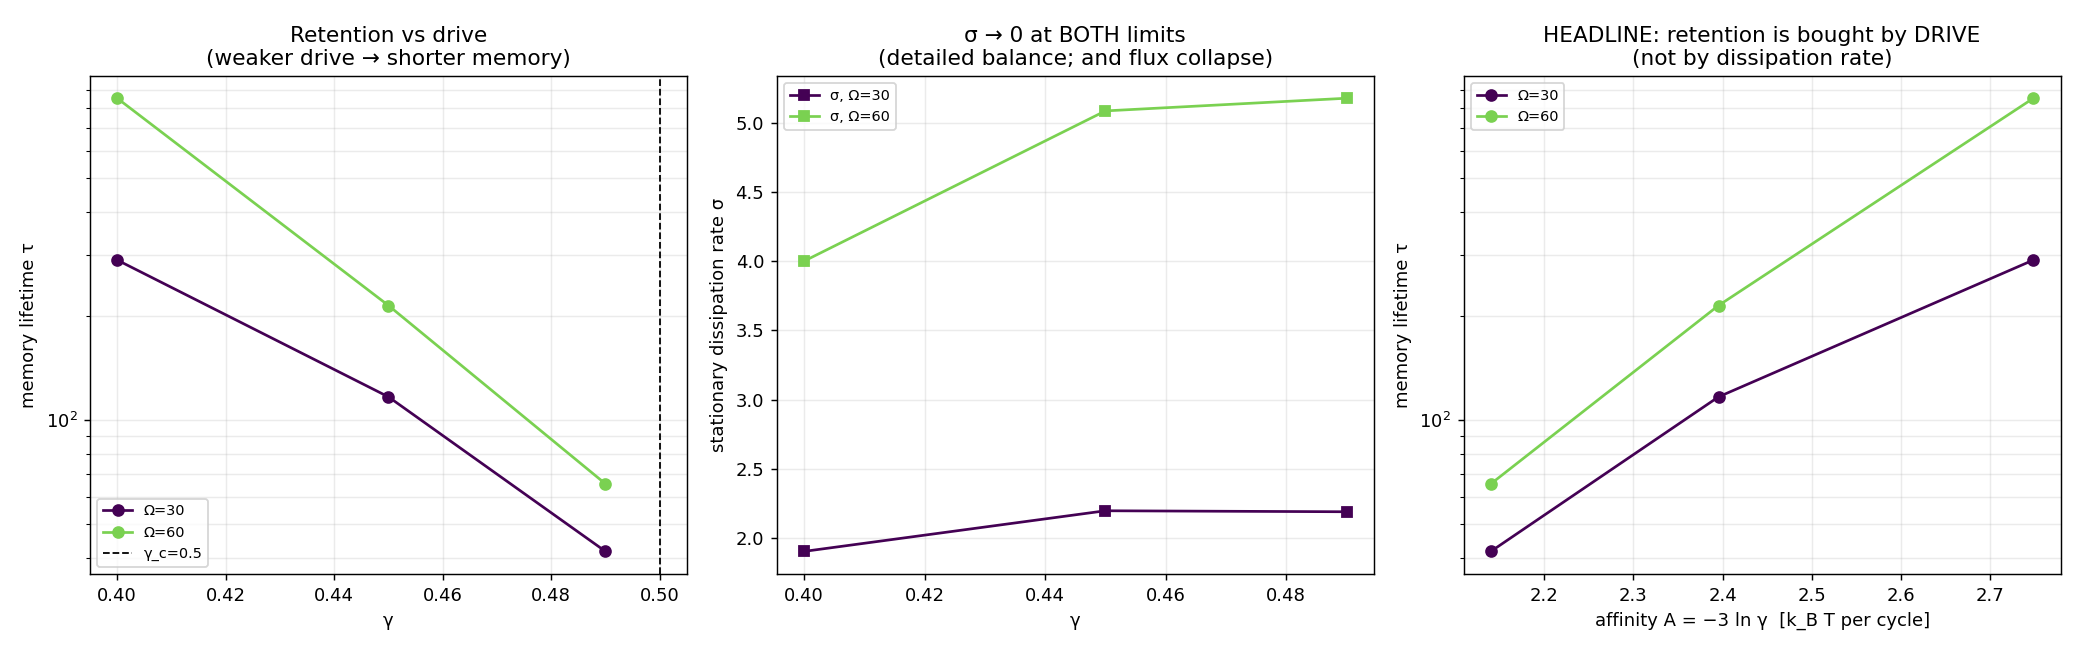

This chart was generated by the following Python code:
"""Part B: what does REMEMBERING a decision require?

At finite gamma a decided state is only metastable: the reverse reactions
regenerate B and let the loser take over, so the memory has a finite lifetime tau.
For each gamma we solve the exact CME for the mean first-passage time from the
positive attractor to the opposite side, and the stationary entropy-production
rate sigma.

WHY THE QUESTION IS PHRASED AS "WHAT DRIVE", NOT "WHAT POWER":

  * sigma -> 0 in BOTH limits: at gamma=1 by detailed balance, and as gamma->0
    because sigma = A*J and the cycle flux J collapses faster than A = -3 ln gamma
    grows. It peaks in the middle.
  * sigma and tau move in OPPOSITE directions across the bistable range, so
    "power buys retention" is false. But note sigma is a rate and tau a time --
    that pairing is not a correlation. The dimensionless product sigma*tau (total
    dissipation per lifetime) is monotone and reads the other way.

So the honest headline is tau against the DRIVE (gamma, or the affinity A), with
sigma reported alongside as the transient price and sigma*tau as the cost-like
observable. The zero-power memory limit is the textbook ideal zero-leak ratchet
(gamma->0 is a singular limit where the states become absorbing, and gamma->0 IS
A->infinity) -- not a new result.

The CME is the primary instrument here because it is EXACT and one solve gives the
whole first-passage field -- not because it is faster. (An earlier docstring claimed
SSA would need "hundreds of hours" at Omega=120; measured, one flip at gamma=0.35
costs 5.5 minutes. SSA only becomes hopeless at gamma <= 0.30, which is where this
solve's own validity guard rejects the answer.) SSA cross-checks are Plan 2.

    python -m experiments.dissipation_memory
"""

from __future__ import annotations

import argparse
import json
import os

import numpy as np

from crnl.cme import ep_rate, first_passage
from crnl.networks.am_reversible import (
    GAMMA_C,
    am_reversible,
    cycle_affinity,
    delta_star,
    fixed_points,
    reverse_pairing,
)
from crnl.stochastic import seed_for
from crnl.thermo import gillespie_instrumented
from crnl.vectorized import compile_network

STEPS_PER_SECOND = 84_000.0      # measured on this engine, reversible AM
STEPS_PER_UNIT_TIME = 0.4        # x Omega; measured 0.38-0.48 across (gamma, Omega)


def ssa_flip_rate(gamma: float, omega: int, tau_cme: float, max_seconds: float,
                  seed: int = 0, theta_frac: float = 0.7,
                  target_flips: int = 30, n_seeds: int = 8) -> dict:
    """Measure the flip rate by SSA and compare with 1/tau from the CME.

    GATED ON THE CME, BY DESIGN: the exact tau prices the run BEFORE paying for
    it. And the budget is ENFORCED, not merely accepted -- an earlier draft took
    max_seconds as an argument and never used it, so raising it to 3600 admitted
    a 1.8 h run with max_steps as the only backstop.

    CONVENTION: FlipCounter counts ONE-WAY crossings, so flips/T -> 1/tau.
    Using 1/(2 tau) (the ROUND-TRIP rate) halves tau_ssa and was measured to
    give ratios of 0.37-0.58 with 52-82 flips -- a false alarm outside sampling
    An arm-vs-attractor offset was PREDICTED (the flip clock starts at the arm,
    the CME's tau at the attractor) and estimated at 0.77-0.85 from direct
    MFPT-from-arm runs. Seed-averaged measurement does NOT show it: six points
    give 0.946/0.980/0.964/1.043/1.038/0.868, mean 0.97, every one within ~1.5
    SEM of 1.0. The prediction confused two different quantities -- an MFPT from
    the arm is not the mean time between crossings of a long stationary
    trajectory, which is dominated by the full dwell near the attractor. Expect
    ~1.0; a systematic 0.8 would now be evidence of a real problem.

    AVERAGES OVER n_seeds INDEPENDENT TRAJECTORIES, and this is not optional.
    A single trajectory carrying ~30 flips has a measured spread of sd = 0.16 to
    0.32 in the ratio tau_SSA/tau_CME, so an individual point lands anywhere in
    [0.64, 1.58] with no bug present at all -- a first run of this sweep produced
    exactly two such outliers (1.50 at Omega=60 gamma=0.45, 1.58 at Omega=120
    gamma=0.49) and they were pure sampling noise: the SAME points over 8 seeds
    give 0.950 +- 0.091 and 1.047 +- 0.112. Reporting one trajectory would mean
    publishing the tail of a distribution as if it were a measurement, and would
    make any real factor-level discrepancy indistinguishable from luck.
    """
    arm = theta_frac * delta_star(gamma)
    net = am_reversible(gamma)
    pairing = reverse_pairing(net)
    comp = compile_network(net, float(omega))

    att = [f for f in fixed_points(gamma) if f["kind"] == "attractor"]
    hi = max(att, key=lambda f: f["x"])
    n_x = int(round(hi["x"] * omega))
    n_b = int(round(hi["b"] * omega))
    start = np.array([n_x, omega - n_x - n_b, n_b], dtype=np.int64)

    t_needed = tau_cme * target_flips
    # hard cap from the budget, SHARED across the seeds so the total run cannot
    # outlive it -- a per-seed cap would silently cost n_seeds times the budget.
    max_steps = max(1, int(max_seconds * STEPS_PER_SECOND / n_seeds))

    taus, flips_all, steps_all, budget_hit = [], [], [], False
    for s in range(n_seeds):
        r = gillespie_instrumented(comp, start, seed_for(omega, s, base=seed),
                                   pairing, flip_arm=arm, omega=omega,
                                   t_max=t_needed, max_steps=max_steps,
                                   species=list(net.species))
        flips_all.append(r.flips)
        steps_all.append(r.steps)
        budget_hit |= r.steps >= max_steps
        if r.flips > 0 and r.t_final > 0:
            taus.append(r.t_final / r.flips)          # = 1 / rate

    total_flips = int(sum(flips_all))
    if not taus:
        nan = float("nan")
        return {"flips": total_flips, "n_seeds": n_seeds, "tau_ssa": nan,
                "tau_ssa_sem": nan, "flip_rate": nan, "enough": False,
                "budget_hit": budget_hit, "t_target": t_needed,
                "steps": int(sum(steps_all))}
    taus = np.array(taus)
    mean = float(taus.mean())
    sem = float(taus.std(ddof=1) / np.sqrt(len(taus))) if len(taus) > 1 else 0.0
    return {
        "flips": total_flips, "n_seeds": n_seeds, "seeds_used": len(taus),
        "steps": int(sum(steps_all)),
        "tau_ssa": mean, "tau_ssa_sem": sem,
        "flip_rate": 1.0 / mean if mean > 0 else float("nan"),
        # 10 flips was the old single-trajectory bar; with n_seeds trajectories
        # the meaningful quantity is the pooled count.
        "enough": total_flips >= 60 and len(taus) >= 3,
        "budget_hit": budget_hit, "t_target": t_needed,
    }


def run_point(gamma: float, omega: int, theta_frac: float = 0.7) -> dict:
    net = am_reversible(gamma)
    pairing = reverse_pairing(net)
    A = cycle_affinity(net, pairing)

    # start at the positive attractor, rounded onto the integer lattice
    att = [f for f in fixed_points(gamma) if f["kind"] == "attractor"]
    hi = max(att, key=lambda f: f["x"])
    n_x = int(round(hi["x"] * omega))
    n_b = int(round(hi["b"] * omega))
    n_y = omega - n_x - n_b
    start = np.array([n_x, n_y, n_b], dtype=np.int64)

    # a flip is crossing to the far side of the landscape
    theta = theta_frac * delta_star(gamma)

    def absorbing(n):
        return (int(n[0]) - int(n[1])) <= -theta * omega

    fp = first_passage(net, omega, float(omega), start, absorbing, pairing)
    sigma = ep_rate(net, omega, float(omega), pairing)
    tau = fp["mean_time"]
    return {
        "gamma": gamma,
        "affinity": A,
        "omega": omega,
        "start": start.tolist(),
        "theta": theta,
        "tau": tau,
        "sigma": sigma,
        "sigma_tau": sigma * tau if fp["valid"] else float("nan"),
        # ONE-WAY crossing rate, matching FlipCounter's convention and the SSA
        # cross-check above. 1/(2 tau) is the ROUND-TRIP rate; using it here made
        # the exact and sampled columns disagree by exactly 2 while both were
        # internally correct.
        "flip_rate": 1.0 / tau if fp["valid"] and tau > 0 else float("nan"),
        "valid": fp["valid"],
        "residual": fp["residual"],
    }


def make_figure(rows, out_path):
    import matplotlib
    matplotlib.use("Agg")
    import matplotlib.pyplot as plt

    ok = [r for r in rows if r["valid"]]
    by_omega = {}
    for r in ok:
        by_omega.setdefault(r["omega"], []).append(r)

    fig, (ax1, ax2, ax3) = plt.subplots(1, 3, figsize=(16, 5))
    colors = plt.cm.viridis(np.linspace(0, 0.8, len(by_omega)))

    for c, (om, rs) in zip(colors, sorted(by_omega.items())):
        g = [r["gamma"] for r in rs]
        ax1.semilogy(g, [r["tau"] for r in rs], "o-", color=c, label=f"Ω={om}")
        ax3.semilogy([r["affinity"] for r in rs], [r["tau"] for r in rs],
                     "o-", color=c, label=f"Ω={om}")
    ax1.axvline(GAMMA_C, color="black", ls="--", lw=1, label=f"γ_c={GAMMA_C}")
    ax1.set_xlabel("γ"); ax1.set_ylabel("memory lifetime τ")
    ax1.set_title("Retention vs drive\n(weaker drive → shorter memory)")
    ax1.legend(fontsize=8); ax1.grid(alpha=0.25, which="both")

    for c, (om, rs) in zip(colors, sorted(by_omega.items())):
        g = [r["gamma"] for r in rs]
        ax2.plot(g, [r["sigma"] for r in rs], "s-", color=c, label=f"σ, Ω={om}")
    ax2.set_xlabel("γ"); ax2.set_ylabel("stationary dissipation rate σ")
    ax2.set_title("σ → 0 at BOTH limits\n(detailed balance; and flux collapse)")
    ax2.legend(fontsize=8); ax2.grid(alpha=0.25)

    ax3.set_xlabel("affinity A = −3 ln γ  [k_B T per cycle]")
    ax3.set_ylabel("memory lifetime τ")
    ax3.set_title("HEADLINE: retention is bought by DRIVE\n(not by dissipation rate)")
    ax3.legend(fontsize=8); ax3.grid(alpha=0.25, which="both")

    fig.tight_layout()
    fig.savefig(out_path, dpi=130)
    print(f"wrote figure -> {out_path}")


def main():
    here = os.path.dirname(__file__)
    p = argparse.ArgumentParser(description=__doc__)
    p.add_argument("--omegas", type=int, nargs="+", default=[30, 60, 120])
    p.add_argument("--gammas", type=float, nargs="+",
                   default=[0.1, 0.15, 0.2, 0.25, 0.3, 0.35, 0.4, 0.45, 0.49])
    p.add_argument("--theta-frac", type=float, default=0.7)
    p.add_argument("--out", default=os.path.join(here, "dissipation_memory.png"))
    p.add_argument("--data", default=os.path.join(
        here, os.pardir, "results", "dissipation_memory.json"))
    p.add_argument("--ssa", action="store_true")
    p.add_argument("--max-seconds", type=float, default=60.0,
                   help="per-point wall-clock ceiling, ENFORCED via max_steps")
    p.add_argument("--seed", type=int, default=0)
    p.add_argument("--ssa-seeds", type=int, default=8,
                   help="independent trajectories per SSA point. NOT optional at "
                        "1: a single trajectory has sd ~0.26 in the ratio, so it "
                        "publishes the tail of a distribution as a measurement")
    args = p.parse_args()

    print("Part B: exact cost of remembering (CME; SSA cross-checks are Plan 2)")
    rows = []
    for omega in args.omegas:
        print(f"-- Omega={omega} --")
        print(f"{'gamma':>6} {'A':>7} {'tau':>12} {'sigma':>10} "
              f"{'sigma*tau':>12} {'flip rate':>11} valid")
        for g in args.gammas:
            if g >= GAMMA_C:
                continue
            r = run_point(g, omega, args.theta_frac)
            rows.append(r)
            print(f"{r['gamma']:>6.3f} {r['affinity']:>7.3f} {r['tau']:>12.4g} "
                  f"{r['sigma']:>10.4g} {r['sigma_tau']:>12.4g} "
                  f"{r['flip_rate']:>11.4g} {r['valid']}")

    dropped = [(r["omega"], r["gamma"]) for r in rows if not r["valid"]]
    if dropped:
        print(f"\nDROPPED (solve invalid, e.g. tau<0 or >1e14): {dropped}")

    if args.ssa:
        print(f"\nSSA cross-check of tau (budget {args.max_seconds:.0f}s/point; "
              "flip rate compared against 1/tau -- see ssa_flip_rate docstring). "
              "Expect ratio ~1.0; the predicted arm-vs-attractor offset does "
              "not survive seed-averaged measurement.")
        print(f"{'Omega':>6} {'gamma':>6} {'tau CME':>11} {'tau SSA':>20} "
              f"{'flips':>6} {'ratio':>16}")
        for r in rows:
            if not r["valid"]:
                continue
            # x n_seeds: the budget must price ALL the trajectories, not one
            predicted = (r["tau"] * 30 * STEPS_PER_UNIT_TIME * r["omega"]
                         / STEPS_PER_SECOND)
            if predicted > args.max_seconds:
                print(f"{r['omega']:>6} {r['gamma']:>6.2f} {r['tau']:>11.4g} "
                      f"{'skipped':>11} {'-':>6} {'-':>7}  "
                      f"(~{predicted:.0f}s predicted)")
                continue
            s = ssa_flip_rate(r["gamma"], r["omega"], r["tau"], args.max_seconds,
                              args.seed, args.theta_frac, n_seeds=args.ssa_seeds)
            r["ssa"] = {k: v for k, v in s.items()}     # no wall-clock in the JSON
            ratio = s["tau_ssa"] / r["tau"] if s["enough"] else float("nan")
            r_sem = s["tau_ssa_sem"] / r["tau"] if s["enough"] else float("nan")
            print(f"{r['omega']:>6} {r['gamma']:>6.2f} {r['tau']:>11.4g} "
                  f"{s['tau_ssa']:>13.4g}±{s['tau_ssa_sem']:<6.3g} "
                  f"{s['flips']:>6} {ratio:>9.3f}±{r_sem:<6.3f}"
                  + ("" if s["enough"] else "  (too few flips: not a measurement)")
                  + ("  BUDGET HIT" if s["budget_hit"] else ""))

    os.makedirs(os.path.dirname(os.path.abspath(args.data)), exist_ok=True)
    with open(args.data, "w") as fh:
        json.dump({"theta_frac": args.theta_frac, "rows": rows}, fh, indent=2)
    print(f"wrote data -> {args.data}")
    make_figure(rows, args.out)


if __name__ == "__main__":
    main()
